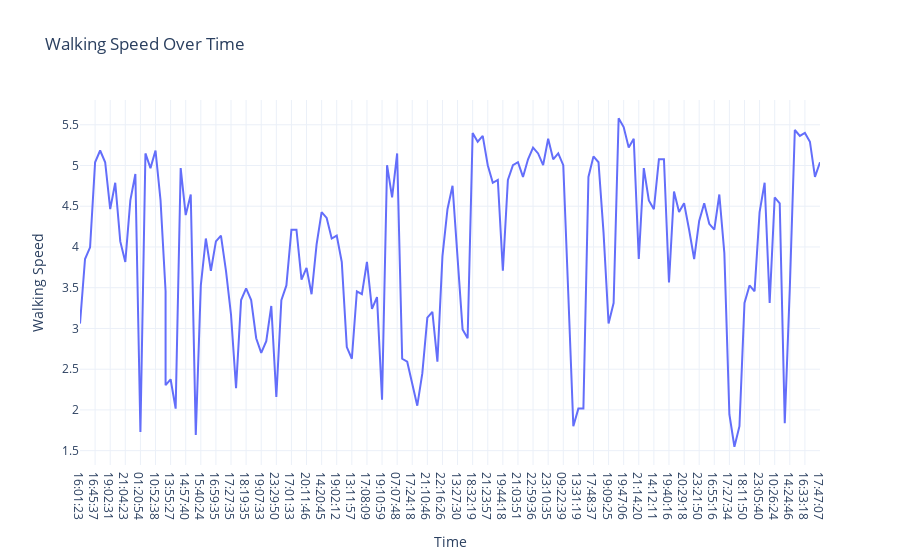

Notebook source saved alongside this figure:
### Code cell
# Walking Speed Over Time
fig4 = px.line(data, x="Time",
               y="Walking Speed",
               title="Walking Speed Over Time")
fig4.show()

### Figure 1 — Plotly figure (JSON) as saved in the notebook; plotly's stock layout.template omitted (floating-point values rounded to 4 significant figures; data arrays with more than 128 entries replaced by an {"elided": "..."} marker saying what was removed)
{"data": [{"hovertemplate": "Time=%{x}<br>Walking Speed=%{y}<extra></extra>", "legendgroup": "", "line": {"color": "#636efa", "dash": "solid"}, "marker": {"symbol": "circle"}, "mode": "lines", "name": "", "orientation": "v", "showlegend": false, "type": "scatter", "x": {"elided": "149 str values"}, "xaxis": "x", "y": {"elided": "149 float values"}, "yaxis": "y"}], "layout": {"legend": {"tracegroupgap": 0}, "title": {"text": "Walking Speed Over Time"}, "xaxis": {"anchor": "y", "domain": [0, 1], "title": {"text": "Time"}}, "yaxis": {"anchor": "x", "domain": [0, 1], "title": {"text": "Walking Speed"}}}}
